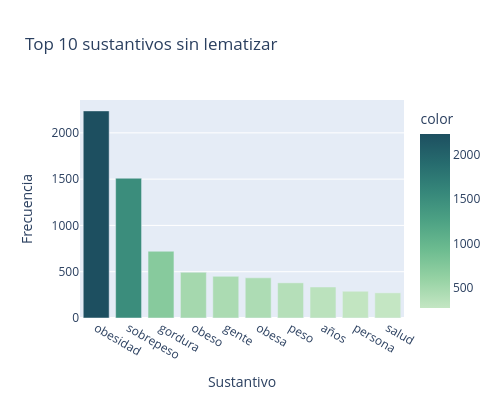
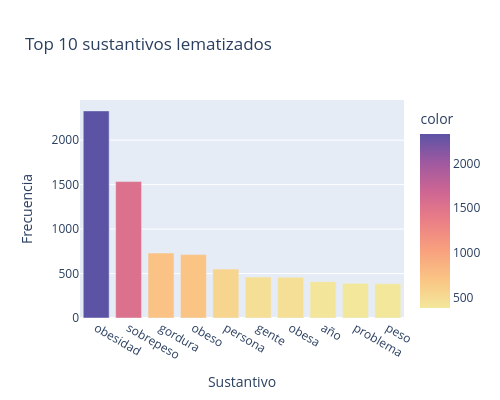

The notebook cell saved with these charts, in order:
### Code cell
import plotly.express as px

# Sustantivos sin lematizar:
sust_sin_lema = cant_sin_lema.most_common(10)
palabras_sin_lema = [x[0] for x in sust_sin_lema]
frecuencias_sin_lema = [x[1] for x in sust_sin_lema]

fig1 = px.bar(x=palabras_sin_lema, y=frecuencias_sin_lema,
              title='Top 10 sustantivos sin lematizar',
              labels={'x': 'Sustantivo', 'y': 'Frecuencia'},
              color=frecuencias_sin_lema,
              color_continuous_scale='blugrn',
              width=500, height=400)

fig1.show()

# Sustantivos lematizados:
sust_con_lema = cant_con_lema.most_common(10)
palabras_con_lema = [x[0] for x in sust_con_lema]
frecuencias_con_lema = [x[1] for x in sust_con_lema]

fig2 = px.bar(x=palabras_con_lema, y=frecuencias_con_lema,
              title='Top 10 sustantivos lematizados',
              labels={'x': 'Sustantivo', 'y': 'Frecuencia'},
              color=frecuencias_con_lema,
              color_continuous_scale='sunset',
              width=500, height=400)

fig2.show()

### Figure 1 — Plotly figure (JSON) as saved in the notebook; plotly's stock layout.template omitted (floating-point values rounded to 4 significant figures)
{"data": [{"hovertemplate": "Sustantivo=%{x}<br>Frecuencia=%{y}<br>color=%{marker.color}<extra></extra>", "legendgroup": "", "marker": {"color": [2237, 1510, 721, 494, 450, 434, 380, 335, 289, 272], "coloraxis": "coloraxis", "pattern": {"shape": ""}}, "name": "", "orientation": "v", "showlegend": false, "textposition": "auto", "type": "bar", "x": ["obesidad", "sobrepeso", "gordura", "obeso", "gente", "obesa", "peso", "años", "persona", "salud"], "xaxis": "x", "y": [2237, 1510, 721, 494, 450, 434, 380, 335, 289, 272], "yaxis": "y"}], "layout": {"barmode": "relative", "coloraxis": {"autocolorscale": false, "colorbar": {"title": {"text": "color"}}, "colorscale": [[0, "rgb(196, 230, 195)"], [0.1667, "rgb(150, 210, 164)"], [0.3333, "rgb(109, 188, 144)"], [0.5, "rgb(77, 162, 132)"], [0.6667, "rgb(54, 135, 122)"], [0.8333, "rgb(38, 107, 110)"], [1, "rgb(29, 79, 96)"]]}, "height": 400, "legend": {"tracegroupgap": 0}, "title": {"text": "Top 10 sustantivos sin lematizar"}, "width": 500, "xaxis": {"anchor": "y", "domain": [0, 1], "title": {"text": "Sustantivo"}}, "yaxis": {"anchor": "x", "domain": [0, 1], "title": {"text": "Frecuencia"}}}}

### Figure 2 — Plotly figure (JSON) as saved in the notebook; plotly's stock layout.template omitted (floating-point values rounded to 4 significant figures)
{"data": [{"hovertemplate": "Sustantivo=%{x}<br>Frecuencia=%{y}<br>color=%{marker.color}<extra></extra>", "legendgroup": "", "marker": {"color": [2329, 1534, 731, 713, 550, 460, 459, 409, 390, 386], "coloraxis": "coloraxis", "pattern": {"shape": ""}}, "name": "", "orientation": "v", "showlegend": false, "textposition": "auto", "type": "bar", "x": ["obesidad", "sobrepeso", "gordura", "obeso", "persona", "gente", "obesa", "año", "problema", "peso"], "xaxis": "x", "y": [2329, 1534, 731, 713, 550, 460, 459, 409, 390, 386], "yaxis": "y"}], "layout": {"barmode": "relative", "coloraxis": {"autocolorscale": false, "colorbar": {"title": {"text": "color"}}, "colorscale": [[0, "rgb(243, 231, 155)"], [0.1667, "rgb(250, 196, 132)"], [0.3333, "rgb(248, 160, 126)"], [0.5, "rgb(235, 127, 134)"], [0.6667, "rgb(206, 102, 147)"], [0.8333, "rgb(160, 89, 160)"], [1, "rgb(92, 83, 165)"]]}, "height": 400, "legend": {"tracegroupgap": 0}, "title": {"text": "Top 10 sustantivos lematizados"}, "width": 500, "xaxis": {"anchor": "y", "domain": [0, 1], "title": {"text": "Sustantivo"}}, "yaxis": {"anchor": "x", "domain": [0, 1], "title": {"text": "Frecuencia"}}}}
